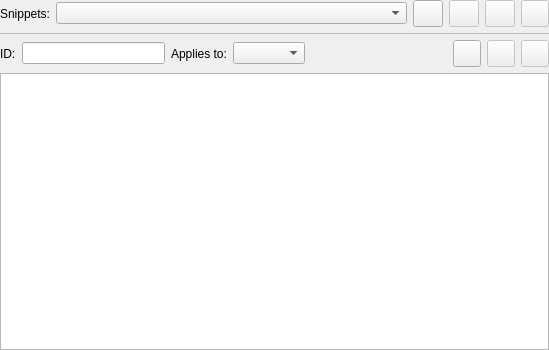
<?xml version="1.0" encoding="UTF-8"?>
<ui version="4.0">
 <class>SQLSnippetsWidget</class>
 <widget class="QWidget" name="SQLSnippetsWidget">
  <property name="geometry">
   <rect>
    <x>0</x>
    <y>0</y>
    <width>549</width>
    <height>350</height>
   </rect>
  </property>
  <property name="windowTitle">
   <string>Form</string>
  </property>
  <layout class="QVBoxLayout" name="verticalLayout">
   <property name="leftMargin">
    <number>0</number>
   </property>
   <property name="topMargin">
    <number>0</number>
   </property>
   <property name="rightMargin">
    <number>0</number>
   </property>
   <property name="bottomMargin">
    <number>0</number>
   </property>
   <item>
    <layout class="QHBoxLayout" name="horizontalLayout_3">
     <item>
      <widget class="QLabel" name="connections_lbl">
       <property name="text">
        <string>Snippets:</string>
       </property>
      </widget>
     </item>
     <item>
      <widget class="QComboBox" name="connections_cmb">
       <property name="sizePolicy">
        <sizepolicy hsizetype="Expanding" vsizetype="Fixed">
         <horstretch>0</horstretch>
         <verstretch>0</verstretch>
        </sizepolicy>
       </property>
       <property name="insertPolicy">
        <enum>QComboBox::InsertAlphabetically</enum>
       </property>
      </widget>
     </item>
     <item>
      <widget class="QToolButton" name="new_tb">
       <property name="enabled">
        <bool>true</bool>
       </property>
       <property name="minimumSize">
        <size>
         <width>30</width>
         <height>25</height>
        </size>
       </property>
       <property name="toolTip">
        <string>Create new connection</string>
       </property>
       <property name="text">
        <string/>
       </property>
       <property name="icon">
        <iconset resource="../res/resources.qrc">
         <normaloff>:/icones/icones/novo.png</normaloff>:/icones/icones/novo.png</iconset>
       </property>
       <property name="iconSize">
        <size>
         <width>20</width>
         <height>20</height>
        </size>
       </property>
      </widget>
     </item>
     <item>
      <widget class="QToolButton" name="edit_tb">
       <property name="enabled">
        <bool>false</bool>
       </property>
       <property name="minimumSize">
        <size>
         <width>30</width>
         <height>25</height>
        </size>
       </property>
       <property name="toolTip">
        <string>Edit selected connection</string>
       </property>
       <property name="text">
        <string/>
       </property>
       <property name="icon">
        <iconset resource="../res/resources.qrc">
         <normaloff>:/icones/icones/editar.png</normaloff>:/icones/icones/editar.png</iconset>
       </property>
       <property name="iconSize">
        <size>
         <width>20</width>
         <height>20</height>
        </size>
       </property>
      </widget>
     </item>
     <item>
      <widget class="QToolButton" name="remove_tb_2">
       <property name="enabled">
        <bool>false</bool>
       </property>
       <property name="minimumSize">
        <size>
         <width>30</width>
         <height>25</height>
        </size>
       </property>
       <property name="toolTip">
        <string>Delete selected connection</string>
       </property>
       <property name="text">
        <string/>
       </property>
       <property name="icon">
        <iconset resource="../res/resources.qrc">
         <normaloff>:/icones/icones/excluir.png</normaloff>:/icones/icones/excluir.png</iconset>
       </property>
       <property name="iconSize">
        <size>
         <width>20</width>
         <height>20</height>
        </size>
       </property>
      </widget>
     </item>
     <item>
      <widget class="QToolButton" name="remove_all_tb_2">
       <property name="enabled">
        <bool>false</bool>
       </property>
       <property name="sizePolicy">
        <sizepolicy hsizetype="Preferred" vsizetype="Preferred">
         <horstretch>0</horstretch>
         <verstretch>0</verstretch>
        </sizepolicy>
       </property>
       <property name="minimumSize">
        <size>
         <width>0</width>
         <height>0</height>
        </size>
       </property>
       <property name="toolTip">
        <string>Remove All</string>
       </property>
       <property name="text">
        <string/>
       </property>
       <property name="icon">
        <iconset resource="../res/resources.qrc">
         <normaloff>:/icones/icones/limpartexto.png</normaloff>:/icones/icones/limpartexto.png</iconset>
       </property>
       <property name="iconSize">
        <size>
         <width>20</width>
         <height>20</height>
        </size>
       </property>
       <property name="shortcut">
        <string>Shift+Del</string>
       </property>
      </widget>
     </item>
    </layout>
   </item>
   <item>
    <widget class="QFrame" name="div_ln">
     <property name="minimumSize">
      <size>
       <width>0</width>
       <height>1</height>
      </size>
     </property>
     <property name="maximumSize">
      <size>
       <width>16777215</width>
       <height>1</height>
      </size>
     </property>
     <property name="frameShape">
      <enum>QFrame::StyledPanel</enum>
     </property>
     <property name="frameShadow">
      <enum>QFrame::Sunken</enum>
     </property>
    </widget>
   </item>
   <item>
    <layout class="QHBoxLayout" name="horizontalLayout_2">
     <item>
      <widget class="QLabel" name="label">
       <property name="text">
        <string>ID:</string>
       </property>
      </widget>
     </item>
     <item>
      <widget class="QLineEdit" name="lineEdit"/>
     </item>
     <item>
      <widget class="QLabel" name="label_2">
       <property name="text">
        <string>Applies to:</string>
       </property>
      </widget>
     </item>
     <item>
      <widget class="QComboBox" name="comboBox"/>
     </item>
     <item>
      <spacer name="horizontalSpacer">
       <property name="orientation">
        <enum>Qt::Horizontal</enum>
       </property>
       <property name="sizeHint" stdset="0">
        <size>
         <width>40</width>
         <height>20</height>
        </size>
       </property>
      </spacer>
     </item>
     <item>
      <layout class="QHBoxLayout" name="horizontalLayout">
       <item>
        <widget class="QToolButton" name="add_tb">
         <property name="enabled">
          <bool>true</bool>
         </property>
         <property name="sizePolicy">
          <sizepolicy hsizetype="Preferred" vsizetype="Preferred">
           <horstretch>0</horstretch>
           <verstretch>0</verstretch>
          </sizepolicy>
         </property>
         <property name="minimumSize">
          <size>
           <width>0</width>
           <height>0</height>
          </size>
         </property>
         <property name="toolTip">
          <string>Add Item</string>
         </property>
         <property name="text">
          <string/>
         </property>
         <property name="icon">
          <iconset resource="../res/resources.qrc">
           <normaloff>:/icones/icones/adicionar.png</normaloff>:/icones/icones/adicionar.png</iconset>
         </property>
         <property name="iconSize">
          <size>
           <width>20</width>
           <height>20</height>
          </size>
         </property>
         <property name="shortcut">
          <string>Ins</string>
         </property>
        </widget>
       </item>
       <item>
        <widget class="QToolButton" name="update_tb">
         <property name="enabled">
          <bool>false</bool>
         </property>
         <property name="sizePolicy">
          <sizepolicy hsizetype="Preferred" vsizetype="Preferred">
           <horstretch>0</horstretch>
           <verstretch>0</verstretch>
          </sizepolicy>
         </property>
         <property name="minimumSize">
          <size>
           <width>0</width>
           <height>0</height>
          </size>
         </property>
         <property name="toolTip">
          <string>Update Item</string>
         </property>
         <property name="text">
          <string/>
         </property>
         <property name="icon">
          <iconset resource="../res/resources.qrc">
           <normaloff>:/icones/icones/atualizar.png</normaloff>:/icones/icones/atualizar.png</iconset>
         </property>
         <property name="iconSize">
          <size>
           <width>20</width>
           <height>20</height>
          </size>
         </property>
         <property name="shortcut">
          <string>Alt+R</string>
         </property>
        </widget>
       </item>
       <item>
        <widget class="QToolButton" name="remove_all_tb">
         <property name="enabled">
          <bool>false</bool>
         </property>
         <property name="sizePolicy">
          <sizepolicy hsizetype="Preferred" vsizetype="Preferred">
           <horstretch>0</horstretch>
           <verstretch>0</verstretch>
          </sizepolicy>
         </property>
         <property name="minimumSize">
          <size>
           <width>0</width>
           <height>0</height>
          </size>
         </property>
         <property name="toolTip">
          <string>Remove All</string>
         </property>
         <property name="text">
          <string/>
         </property>
         <property name="icon">
          <iconset resource="../res/resources.qrc">
           <normaloff>:/icones/icones/limpartexto.png</normaloff>:/icones/icones/limpartexto.png</iconset>
         </property>
         <property name="iconSize">
          <size>
           <width>20</width>
           <height>20</height>
          </size>
         </property>
         <property name="shortcut">
          <string>Shift+Del</string>
         </property>
        </widget>
       </item>
      </layout>
     </item>
    </layout>
   </item>
   <item>
    <widget class="QTextEdit" name="textEdit"/>
   </item>
  </layout>
 </widget>
 <resources>
  <include location="../res/resources.qrc"/>
 </resources>
 <connections/>
</ui>
